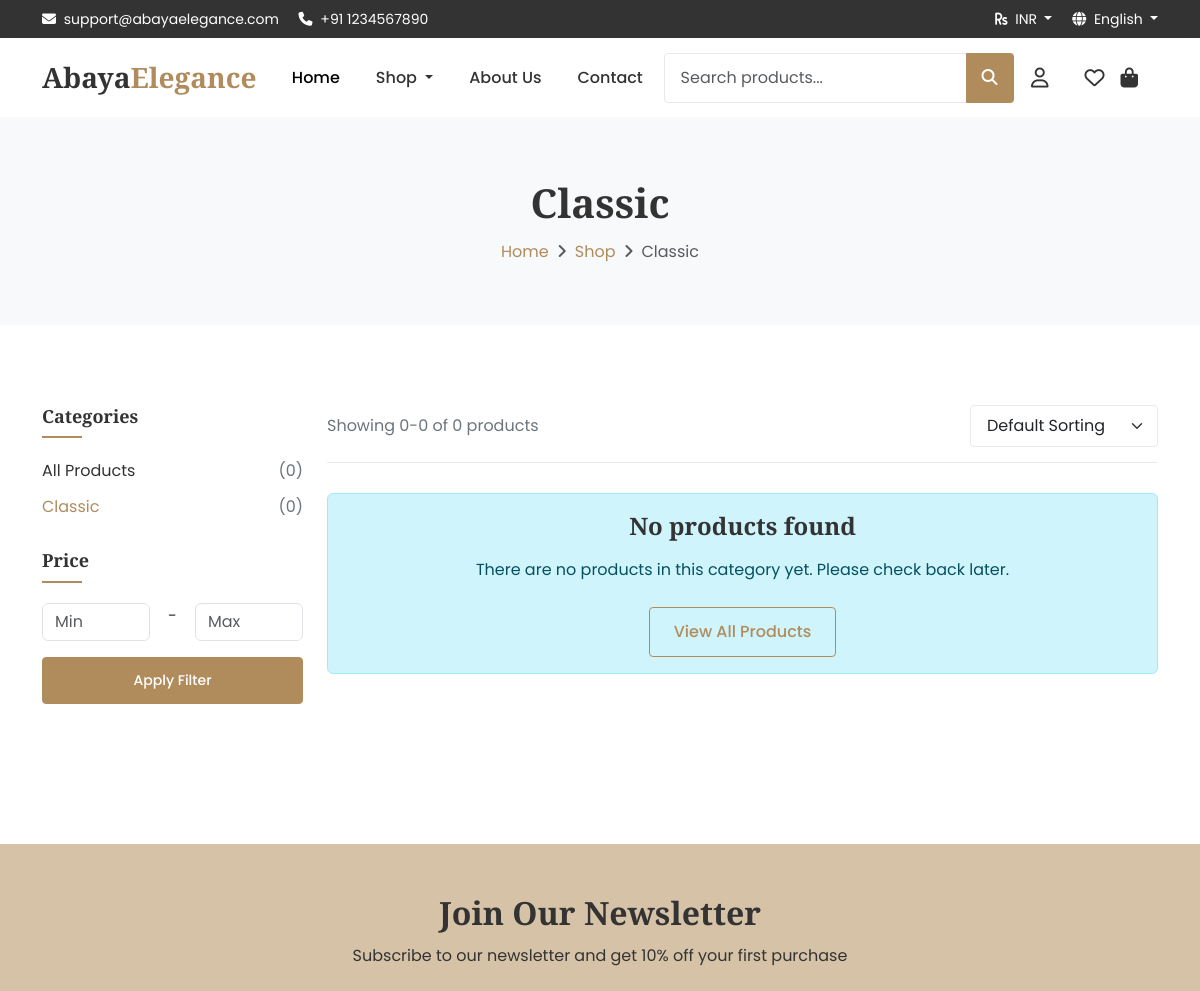
The app's page /products/category/classic/ (upper part), older data.
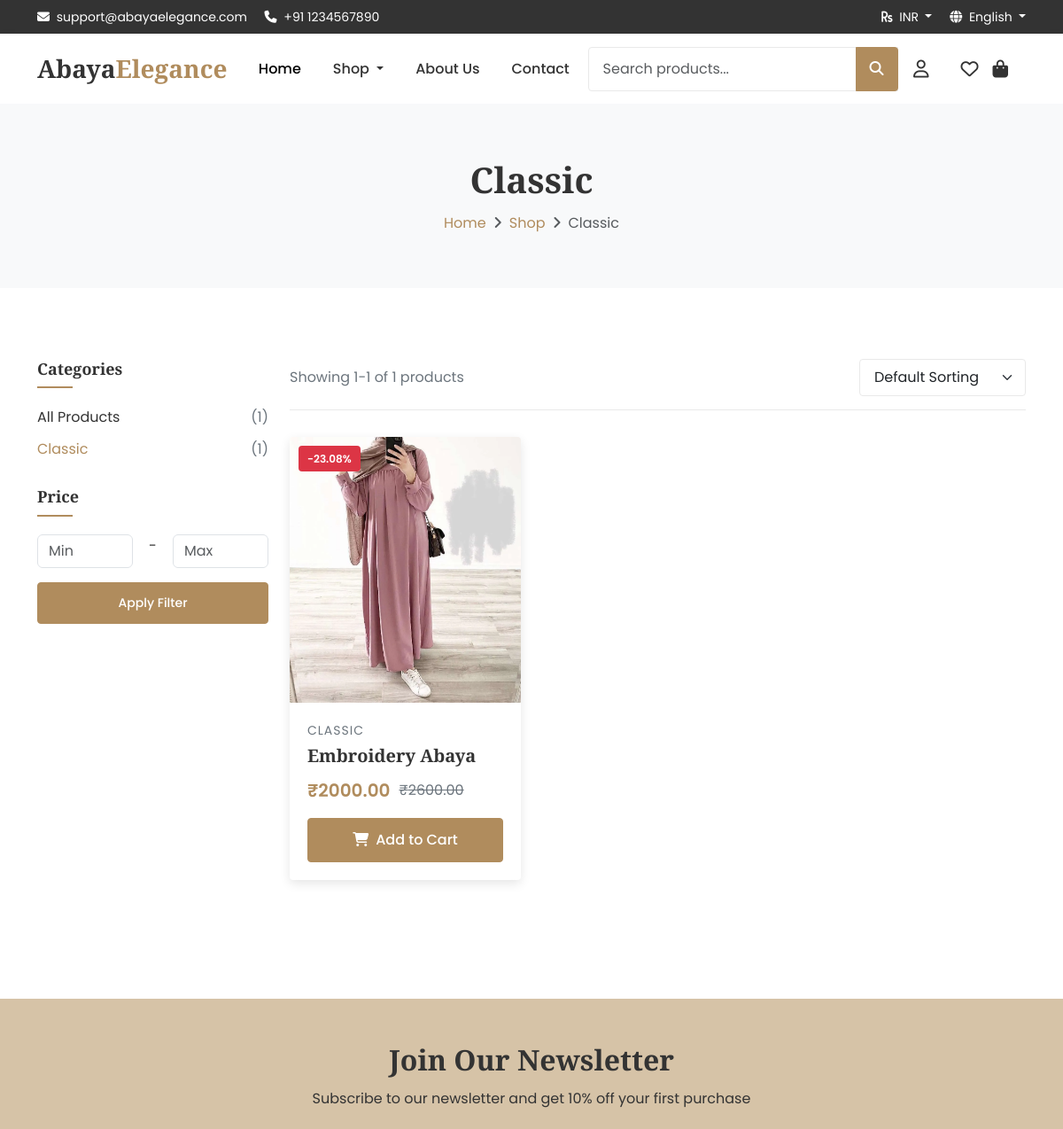
The same page, newer data.
### products/models.py (models this page shows, shortened)
class Category(models.Model):
    id = models.UUIDField(primary_key=True, default=uuid.uuid4, editable=False)
    name = models.CharField(max_length=100)
    slug = models.SlugField(max_length=100, unique=True)
    description = models.TextField(blank=True, null=True)
    parent = models.ForeignKey('self', on_delete=models.SET_NULL, blank=True, null=True, related_name='children')
    is_active = models.BooleanField(default=True)
    image = models.ImageField(upload_to='categories/', blank=True, null=True)
    meta_title = models.CharField(max_length=255, blank=True, null=True)
    meta_description = models.TextField(blank=True, null=True)
    meta_keywords = models.CharField(max_length=255, blank=True, null=True)
    created_at = models.DateTimeField(auto_now_add=True)
    updated_at = models.DateTimeField(auto_now=True)
    class Meta:
        verbose_name = 'Category'
        verbose_name_plural = 'Categories'
        ordering = ['name']
    def get_all_products(self):
        products = self.products.filter(is_active=True)
        for child in self.children.filter(is_active=True):
            products |= child.get_all_products()
        return products

class Product(models.Model):
    id = models.UUIDField(primary_key=True, default=uuid.uuid4, editable=False)
    name = models.CharField(max_length=255)
    slug = models.SlugField(max_length=255, unique=True)
    description = models.TextField(blank=True, null=True)
    sku = models.CharField(max_length=100, unique=True)
    is_active = models.BooleanField(default=True)
    is_featured = models.BooleanField(default=False)
    price = models.DecimalField(max_digits=10, decimal_places=2)
    sale_price = models.DecimalField(max_digits=10, decimal_places=2, blank=True, null=True)
    cost = models.DecimalField(max_digits=10, decimal_places=2, blank=True, null=True)
    quantity = models.IntegerField(default=0)
    meta_title = models.CharField(max_length=255, blank=True, null=True)
    meta_description = models.TextField(blank=True, null=True)
    meta_keywords = models.CharField(max_length=255, blank=True, null=True)
    categories = models.ManyToManyField(Category, through='ProductCategory', related_name='products')
    created_at = models.DateTimeField(auto_now_add=True)
    updated_at = models.DateTimeField(auto_now=True)
    class Meta:
        verbose_name = 'Product'
        verbose_name_plural = 'Products'
        ordering = ['-created_at']
    def get_discount_percentage(self):
        if self.sale_price and self.price > 0:
            discount = ((self.price - self.sale_price) / self.price) * 100
            return round(discount, 2)
        return 0
    def is_in_stock(self):
        return self.quantity > 0
    def get_active_price(self):
        return self.sale_price if self.sale_price else self.price
    def get_default_image(self):
        default_image = self.media.filter(is_default=True).first()
        return default_image.file if default_image else None

### products/views.py (the view, shortened to what this page needs)
# urls.py: path('category/<slug:slug>/', views.category_detail, name='category_detail'),
def category_detail(request, slug):
    category = get_object_or_404(Category, slug=slug, is_active=True)
    products_list = category.get_all_products()
    for product in products_list:
        product.default_image = product.get_default_image()
    min_price = request.GET.get('min_price')
    max_price = request.GET.get('max_price')
    sort = request.GET.get('sort')
    if min_price:
        products_list = products_list.filter(price__gte=min_price)
    if max_price:
        products_list = products_list.filter(price__lte=max_price)
    paginator = Paginator(products_list, 12)  # Show 12 products per page
    page = request.GET.get('page')
    try:
        products = paginator.page(page)
    except PageNotAnInteger:
        products = paginator.page(1)
    except EmptyPage:
        products = paginator.page(paginator.num_pages)
    categories = Category.objects.filter(is_active=True)
    return render(request, 'products/category_detail.html', {
        'category': category,
        'products': products,
        'categories': categories,
        'all_products_count': Product.objects.filter(is_active=True).count()
    })

### carts/context_processors.py (called while the page is built, shortened)
def cart(request):
    cart_count = 0
    cart_total = 0
    wishlist_count = 0
    if request.user.is_authenticated:
        try:
            cart = Cart.objects.get(user=request.user)
            cart_count = cart.get_item_count()
            cart_total = cart.get_total_price()
        except Cart.DoesNotExist:
            cart = None
        try:
            wishlist = Wishlist.objects.get(user=request.user)
            wishlist_count = wishlist.get_item_count()
        except Wishlist.DoesNotExist:
            wishlist = None
    else:
        session_key = request.session.session_key
    return {
        'cart_count': cart_count,
        'cart_total': cart_total,
        'wishlist_count': wishlist_count,
    }

### templates/products/category_detail.html (shortened to what the changed rows need)
{% extends 'base.html' %}
{% load static %}
{% block content %}
<div class="breadcrumb-section">
    <div class="container">
        <div class="row">
            <div class="col-12 text-center">
                <h1 class="breadcrumb-title">{{ category.name }}</h1>
                <nav aria-label="breadcrumb">
                    <ol class="breadcrumb justify-content-center">
                        <li class="breadcrumb-item"><a href="{% url 'home' %}">Home</a></li>
                        <li class="breadcrumb-item"><a href="{% url 'product_list' %}">Shop</a></li>
                        <li class="breadcrumb-item active" aria-current="page">{{ category.name }}</li>
                    </ol>
                </nav>
            </div>
        </div>
    </div>
</div>
<section class="section-padding">
    <div class="container">
        <div class="row">
            <div class="col-lg-3">
                <div class="shop-sidebar">
                    <div class="sidebar-widget">
                        <ul class="category-list">
                            <li>
                                <a href="{% url 'product_list' %}" {% if not category %}class="text-primary"{% endif %}>
                                    All Products <span>({{ all_products_count }})</span>
                                </a>
                            </li>
                            {% for cat in categories %}
                            <li>
                                <a href="{% url 'category_detail' cat.slug %}" {% if category.id == cat.id %}class="text-primary"{% endif %}>
                                    {{ cat.name }} <span>({{ cat.products.count }})</span>
                                </a>
                            </li>
                            {% endfor %}
                        </ul>
                    </div>
                </div>
            </div>
            <div class="col-lg-9">
                <div class="shop-header">
                    <div class="shop-count">
                        Showing {{ products.start_index }}-{{ products.end_index }} of {{ products.paginator.count }} products
                    </div>
                    <div class="shop-sort">
                        <form action="{% url 'category_detail' category.slug %}" method="GET" id="sort-form">
                        </form>
                    </div>
                </div>
                <div class="row">
                    {% if products %}
                    {% for product in products %}
                    <div class="col-lg-4 col-md-6 mb-4">
                        <div class="product-card">
                            <div class="product-image">
                                {% if product.is_in_stock %}
                                {% if product.sale_price %}
                                <div class="product-badges">
                                    <span class="product-badge badge-sale">
                                        -{{ product.get_discount_percentage }}%
                                    </span>
                                </div>
                                {% endif %}
                                {% else %}
                                <div class="product-badges">
                                    <span class="product-badge badge-out">Out of Stock</span>
                                </div>
                                {% endif %}
                                {% if product.default_image %}
                                <img src="{{ product.default_image.url }}" alt="{{ product.name }}">
                                {% else %}
                                <img src="{% static 'images/product-placeholder.jpg' %}" alt="{{ product.name }}">
                                {% endif %}
                            </div>
                            <div class="product-body">
                                <div class="product-category">
                                    {% for category in product.categories.all|slice:":1" %}
                                    {{ category.name }}
                                    {% endfor %}
                                </div>
                                <h3 class="product-title">
                                    <a href="{% url 'product_detail' product.slug %}">{{ product.name }}</a>
                                </h3>
                                <div class="product-price">
                                    <span class="current-price">₹{{ product.get_active_price }}</span>
                                    {% if product.sale_price %}
                                    <span class="old-price">₹{{ product.price }}</span>
                                    {% endif %}
                                </div>
                                <form action="{% url 'add_to_cart' %}" method="post" class="add-to-cart-form">
                                    <button type="submit" class="btn btn-primary add-to-cart" {% if not product.is_in_stock %}disabled{% endif %}>
                                        <i class="fas fa-shopping-cart me-2"></i>Add to Cart
                                    </button>
                                </form>
                            </div>
                        </div>
                    </div>
                    {% endfor %}
                    {% else %}
                    <div class="col-12">
                        <div class="alert alert-info text-center">
                            <h4 class="mb-3">No products found</h4>
                            <p>There are no products in this category yet. Please check back later.</p>
                            <a href="{% url 'product_list' %}" class="btn btn-outline-primary mt-2">View All Products</a>
                        </div>
                    </div>
                    {% endif %}
                </div>
            </div>
        </div>
    </div>
</section>
{% endblock %}

Row changes from the older to the newer data that the page shows:
computed for Category "Classic": products.count "0" → "1"
added Product: get_discount_percentage "23.08", name "Embroidery Abaya", get_active_price "2000.00", price "2600.00", Category (name "CLASSIC")
Text that changed along with them:
{{ all_products_count }}: "0" → "1"
{{ products.start_index }}: "0" → "1"
{{ products.end_index }}: "0" → "1"
{{ products.paginator.count }}: "0" → "1"
text no longer shown: "No products found There are no products in this category yet. Please check back later. View All Products"
